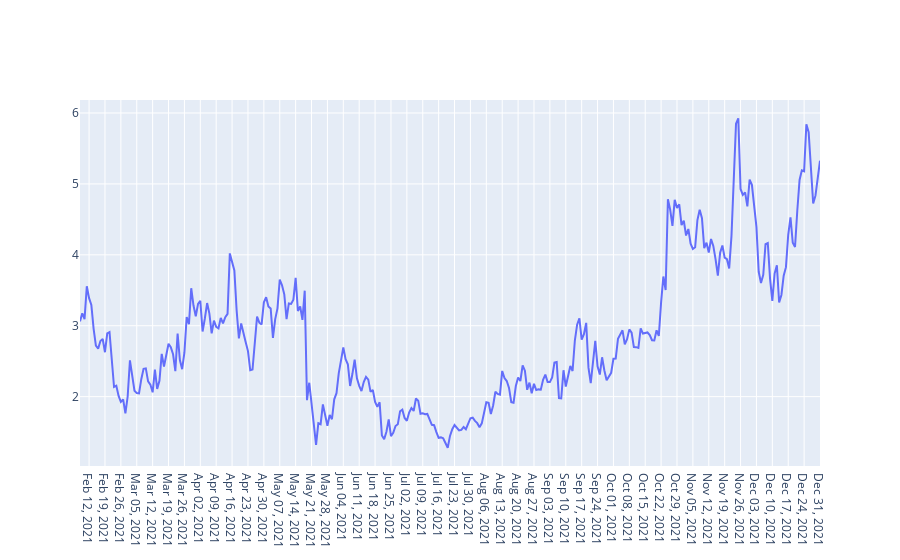

Here is the notebook cell this chart was saved with:
### Code cell
fig = go.Figure()
fig.add_trace(go.Scatter(x=price_df['Date'], y=price_df['Price'], name='Price'))
fig.update_xaxes(autorange="reversed")

### Figure 1 — Plotly figure (JSON) as saved in the notebook; plotly's stock layout.template omitted (floating-point values rounded to 4 significant figures; data arrays with more than 128 entries replaced by an {"elided": "..."} marker saying what was removed)
{"data": [{"name": "Price", "type": "scatter", "x": {"elided": "327 str values"}, "y": {"elided": "327 float values"}}], "layout": {"xaxis": {"autorange": "reversed"}}}
